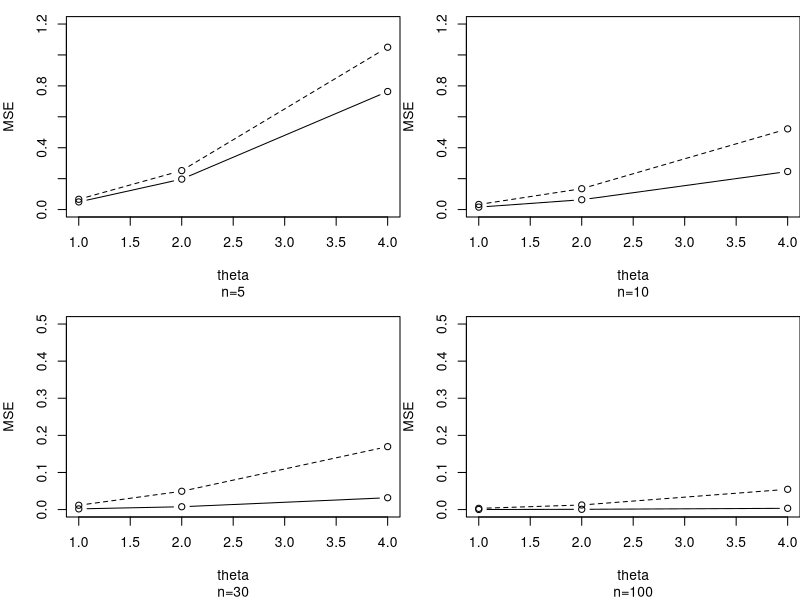

R code for this plot:

n = 1000 # number of experiments

generateData = function( num, par){ # generate Data
  result = runif( num, max = par)
  return( result )
}

MLE = function( data ){ # generate MLE, which is the max of data
  result = max( data ) 
  return( result )
}

MOME = function( data ){ # generate MOME, which is the 2 * mean( data )
  result = 2 * mean( data )
  return( result )
}


MSE = function( estPar, realPar ){ # calculate the mean squared error
  result = mean( ( estPar - realPar )^2 )
  return(result)
}

meanMSE.MLE = function( n, num, par ){ # get the mean of MSE for 1000 experiments of MLE
  mse = rep( 0, times = n ) # a vector to record result of experiments
  for( i in 1:n ){
    data = generateData( num, par ) # generate data
    mle = MLE( data )# get mle
    mse[i] = MSE( mle, par) # get mse for mle
  }
  result = mean( mse )
  return (result)
}

meanMSE.MOME = function( n, num, par ){ # get the mean of MSE for 1000 experiments of MOME
  mse = rep( 0, times = n ) # a vector to record result of experiments
  for( i in 1:n ){
    data = generateData( num, par ) # generate data
    mome = MOME( data ) # get mome
    mse[i] = MSE( mome, par) # get mse for mome
  }
  result = mean( mse )
  return (result)
}

#n = 5
MSE.MLE.n5.theta1 = meanMSE.MLE( n, 5, 1 ) # theta = 1, MLE
MSE.MOME.n5.theta1 = meanMSE.MOME( n, 5, 1) # theta = 1, MOME

MSE.MLE.n5.theta2 = meanMSE.MLE( n, 5, 2 ) # theta = 2, MLE
MSE.MOME.n5.theta2 = meanMSE.MOME( n, 5, 2) # theta = 2, MOME

MSE.MLE.n5.theta4 = meanMSE.MLE( n, 5, 4 ) # theta = 4, MLE
MSE.MOME.n5.theta4 = meanMSE.MOME( n, 5, 4) # theta = 4, MOME

#n = 10 
MSE.MLE.n10.theta1 = meanMSE.MLE( n, 10, 1 ) # theta = 1, MLE
MSE.MOME.n10.theta1 = meanMSE.MOME( n, 10, 1) # theta = 1, MOME

MSE.MLE.n10.theta2 = meanMSE.MLE( n, 10, 2 )# theta = 2, MLE
MSE.MOME.n10.theta2 = meanMSE.MOME( n, 10, 2)# theta = 2, MOME

MSE.MLE.n10.theta4 = meanMSE.MLE( n, 10, 4 ) # theta = 4, MLE
MSE.MOME.n10.theta4 = meanMSE.MOME( n, 10, 4) # theta = 4, MOME

#n = 30
MSE.MLE.n30.theta1 = meanMSE.MLE( n, 30, 1 ) # theta = 1, MLE
MSE.MOME.n30.theta1 = meanMSE.MOME( n, 30, 1) # theta = 1, MOME

MSE.MLE.n30.theta2 = meanMSE.MLE( n, 30, 2 ) # theta = 2, MLE
MSE.MOME.n30.theta2 = meanMSE.MOME( n, 30, 2) # theta = 2, MOME

MSE.MLE.n30.theta4 = meanMSE.MLE( n, 30, 4 ) # theta = 4, MLE
MSE.MOME.n30.theta4 = meanMSE.MOME( n, 30, 4) # theta = 4, MOME

#n = 100
MSE.MLE.n100.theta1 = meanMSE.MLE( n, 100, 1 ) # theta = 1, MLE
MSE.MOME.n100.theta1 = meanMSE.MOME( n, 100, 1) # theta = 1, MOME

MSE.MLE.n100.theta2 = meanMSE.MLE( n, 100, 2 ) # theta = 2, MLE
MSE.MOME.n100.theta2 = meanMSE.MOME( n, 100, 2)# theta = 2,MOME

MSE.MLE.n100.theta4 = meanMSE.MLE( n, 100, 4 ) # theta = 4, MLE
MSE.MOME.n100.theta4 = meanMSE.MOME( n, 100, 4) # theta = 4, MOME

theta = c( 1, 2, 4) # x axis
MSE.MLE.n5 = c( MSE.MLE.n5.theta1, MSE.MLE.n5.theta2, MSE.MLE.n5.theta4)# y axis for n= 5, MLE
MSE.MOME.n5 = c( MSE.MOME.n5.theta1, MSE.MOME.n5.theta2, MSE.MOME.n5.theta4 )# y axis for n = 5, MOME
MSE.MLE.n10 = c( MSE.MLE.n10.theta1, MSE.MLE.n10.theta2, MSE.MLE.n10.theta4)# y axis for n= 10, MLE
MSE.MOME.n10 = c( MSE.MOME.n10.theta1, MSE.MOME.n10.theta2, MSE.MOME.n10.theta4 )# y axis for n = 10, MOME

MSE.MLE.n30 = c( MSE.MLE.n30.theta1, MSE.MLE.n30.theta2, MSE.MLE.n30.theta4) # y axis for n = 30, MLE
MSE.MOME.n30 = c( MSE.MOME.n30.theta1, MSE.MOME.n30.theta2, MSE.MOME.n30.theta4 )#y axis for n = 30, MOME

MSE.MLE.n100 = c( MSE.MLE.n100.theta1, MSE.MLE.n100.theta2, MSE.MLE.n100.theta4)# y axis for n = 100, MLE
MSE.MOME.n100 = c( MSE.MOME.n100.theta1, MSE.MOME.n100.theta2, MSE.MOME.n100.theta4 )# y axis for n = 100, MOME

par(mfrow=c(2,2),mar=c(5,4,1,0))# 4 graph in 2 rows, 2 colums
plot( x = theta, y = MSE.MLE.n5,sub = "n=5",type = "b", xlab = "theta",ylab = "MSE",xlim = c(1,4), ylim = c(0,1.2))
lines( x = theta, y = MSE.MOME.n5, type = "b",lty = 2)


plot( x = theta, y = MSE.MLE.n10,sub = "n=10", type = "b", xlab = "theta",ylab = "MSE",xlim = c(1,4), ylim = c(0,1.2))
lines( x = theta, y = MSE.MOME.n10, type = "b",lty = 2)


plot( x = theta, y = MSE.MLE.n30,sub = "n=30", type = "b", xlab = "theta",ylab = "MSE",xlim = c(1,4), ylim = c(0,0.5))
lines( x = theta, y = MSE.MOME.n30, type = "b",lty = 2)


plot( x = theta, y = MSE.MLE.n100,sub = "n=100",type = "b", xlab = "theta",ylab = "MSE",xlim = c(1,4), ylim = c(0,0.5))
lines( x = theta, y = MSE.MOME.n100, type = "b",lty = 2)

